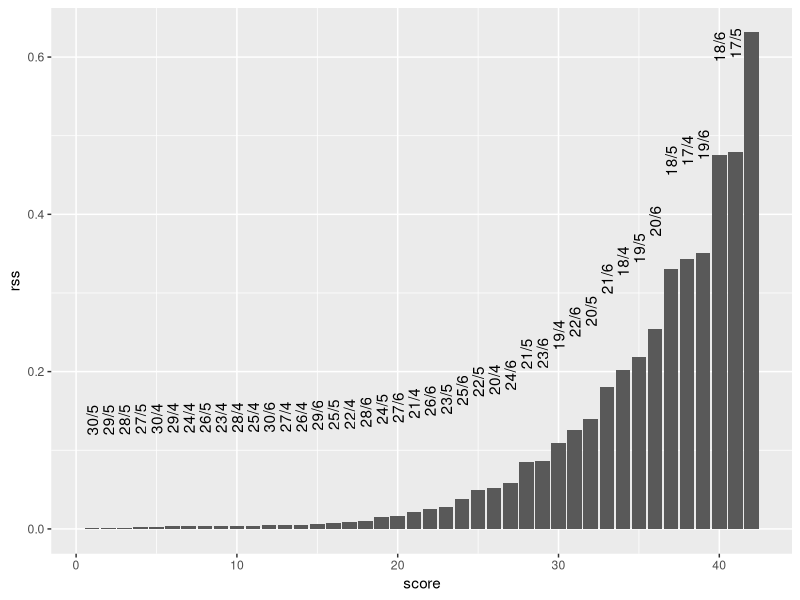
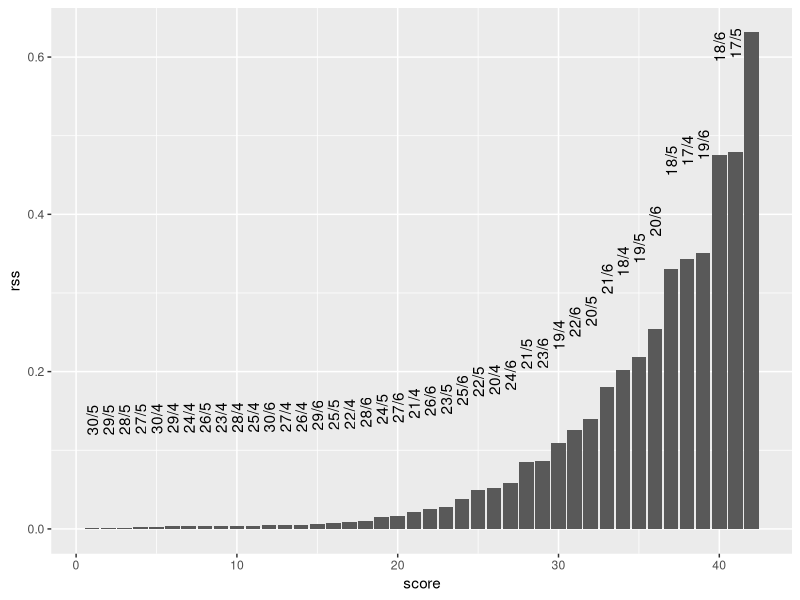

The R source for these figures, in order:
# read in in-season data to date
# for some combinations of mu and s, calculate the RSS

library(dplyr)
library(readr)
library(ggplot2)
library(tidyr)

calculate_fit_rss <- function(mu, s) {
  logi_fun <- function(x, mu, s) { 1 / (1 + exp(-((x - mu)/s))) }
  
  
  inseason <- read_csv("data/lytf.csv") %>% 
    mutate(ccpue = cumsum(cpue))
  
  xrange <- -10:50
  logistic <- data.frame(day = xrange,
                         cpue_modeleded = logi_fun(xrange, mu, s))
  
  today <- tail(inseason, n = 1)$day
  ccpue <- tail(inseason, n = 1)$ccpue
  final_ccpue <- ccpue / (logistic[logistic$day == today, "cpue_modeleded"])
  
  estimated <- inseason
  estimated$pccpue_estimated <- estimated$ccpue / final_ccpue
  
  # Trim to fit
  estimated %>% 
    left_join(logistic, by = "day") %>% 
    mutate(r = cpue_modeleded - pccpue_estimated) %>% 
    summarize(rss = sum(r^2))
}

crossing(mu = 17:30, s = 4:6) %>% 
  purrr::pmap(~ bind_cols(tibble(mu = .x, s = .y), calculate_fit_rss(.x, .y))) %>% 
  bind_rows() %>% 
  arrange(rss) %>% 
  mutate(score = seq_len(nrow(.)), 
         label = paste(mu, s, sep = "/")) %>% 
  head(n = 100) %>% 
  ggplot(aes(x = score, y = rss, label = label)) +
  geom_col() +
  geom_text(angle = 90, hjust = -3)

ggsave("refit/figures/scores.pdf", width = 12, height = 4)
